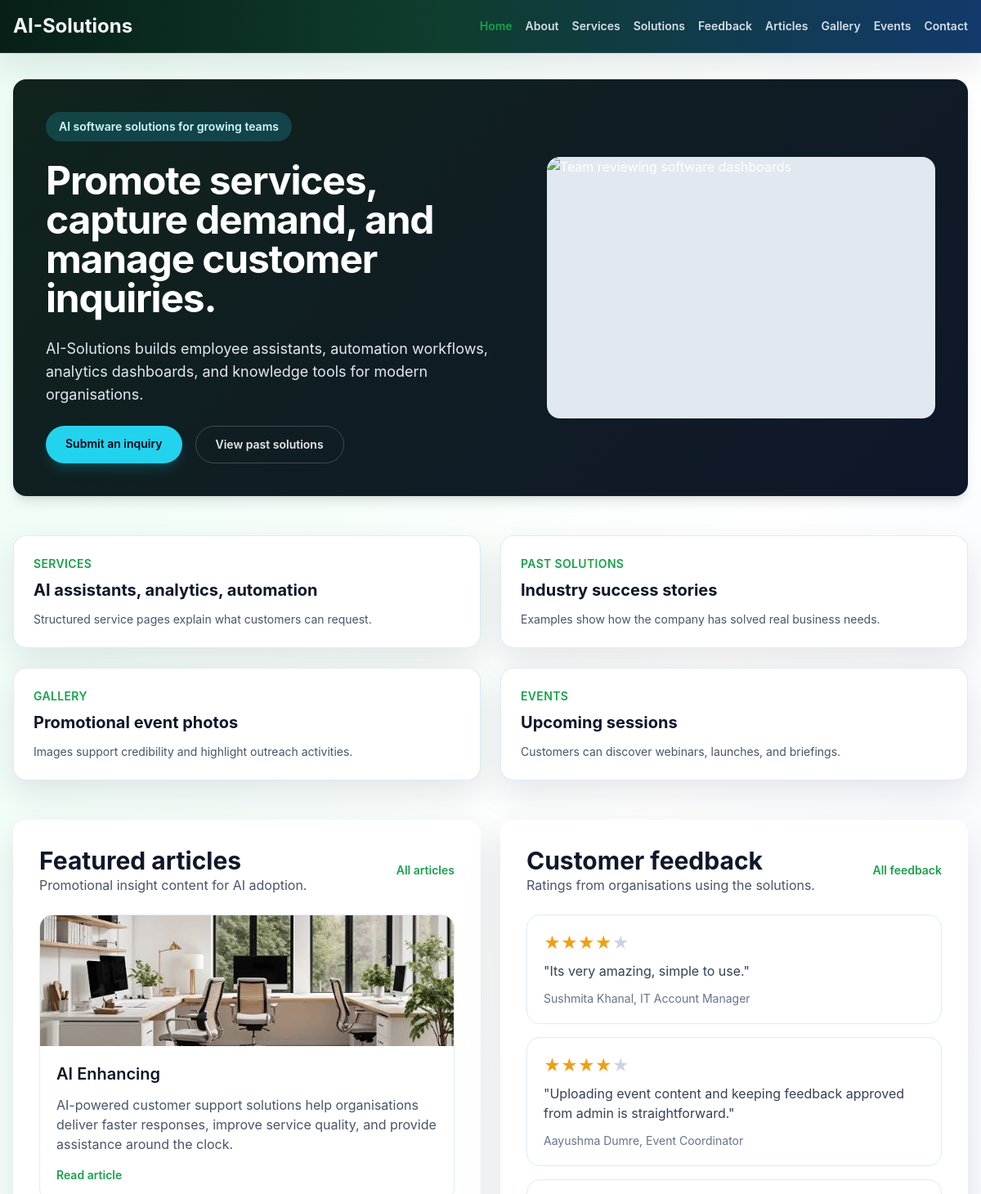
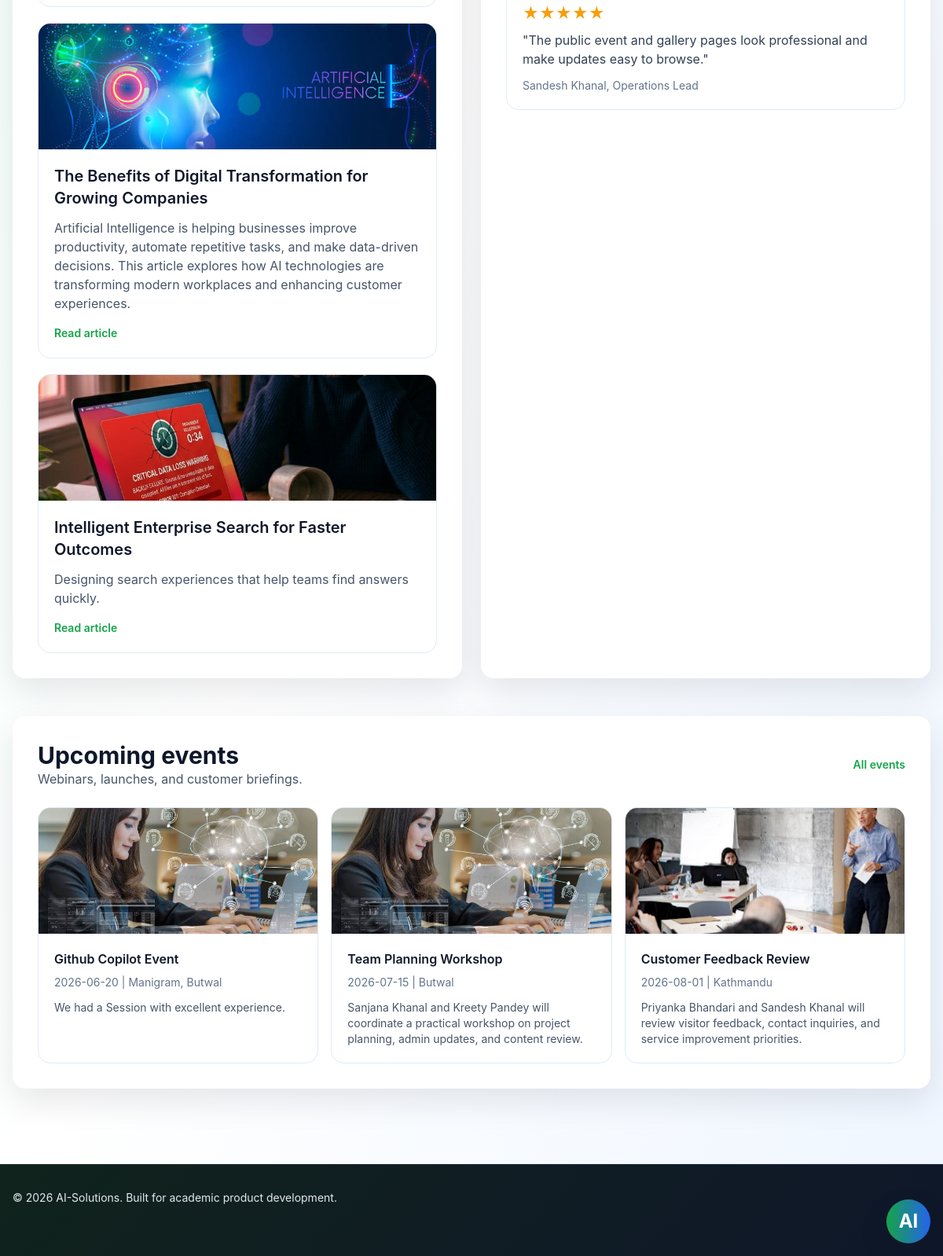
The page / on the database its author committed (2 pictures, top to bottom).
### models/__init__.py (models this page shows)
class Article(db.Model):
    __tablename__ = "articles"
    id = db.Column(db.Integer, primary_key=True)
    title = db.Column(db.String(180), nullable=False)
    summary = db.Column(db.String(300), nullable=False)
    content = db.Column(db.Text, nullable=False)
    image_filename = db.Column(db.String(200), nullable=True)
    published_at = db.Column(db.DateTime, default=lambda: datetime.now(UTC))

class Feedback(db.Model):
    __tablename__ = "feedback"
    id = db.Column(db.Integer, primary_key=True)
    customer_name = db.Column(db.String(120), nullable=False)
    position = db.Column(db.String(120), nullable=True)
    comment = db.Column(db.Text, nullable=False)
    rating = db.Column(db.Integer, default=5)
    status = db.Column(db.String(20), default="pending", nullable=False)
    created_at = db.Column(db.DateTime, default=lambda: datetime.now(UTC))

class Event(db.Model):
    __tablename__ = "events"
    id = db.Column(db.Integer, primary_key=True)
    name = db.Column(db.String(180), nullable=False)
    location = db.Column(db.String(200), nullable=False)
    date = db.Column(db.String(80), nullable=False)
    details = db.Column(db.Text, nullable=True)
    image_filename = db.Column(db.String(200), nullable=True)
    created_at = db.Column(db.DateTime, default=lambda: datetime.now(UTC))
    gallery_items = db.relationship(
        "GalleryItem",
        back_populates="event",
        cascade="all, delete-orphan",
        order_by="GalleryItem.created_at.desc()",
    )

### routes/public.py (the view)
@public_bp.route("/")
def home():
    featured_articles = Article.query.order_by(Article.published_at.desc()).limit(3).all()
    feedback_items = Feedback.query.filter_by(status="approved").order_by(Feedback.created_at.desc()).limit(3).all()
    gallery_items = GalleryItem.query.order_by(GalleryItem.created_at.desc()).limit(6).all()
    upcoming_events = Event.query.order_by(Event.date).limit(3).all()
    return render_template(
        "home.html",
        featured_articles=featured_articles,
        feedback_items=feedback_items,
        gallery_items=gallery_items,
        upcoming_events=upcoming_events,
    )

### templates/home.html (shortened to what this page needs)
{% extends 'base.html' %}
{% block content %}
<div class="space-y-12">
    <section class="rounded-3xl bg-slate-950 text-white shadow-lg">
        <div class="grid gap-8 p-8 lg:grid-cols-[1.1fr_0.9fr] lg:items-center lg:p-10">
            <div class="space-y-6">
                <span class="inline-flex rounded-full bg-cyan-400/20 px-4 py-2 text-sm font-semibold text-cyan-100">AI software solutions for growing teams</span>
                <h1 class="text-4xl font-bold tracking-tight lg:text-5xl">Promote services, capture demand, and manage customer inquiries.</h1>
                <p class="max-w-xl text-lg text-slate-200">AI-Solutions builds employee assistants, automation workflows, analytics dashboards, and knowledge tools for modern organisations.</p>
                <div class="flex flex-col gap-4 sm:flex-row">
                    <a href="{{ url_for('public.contact') }}" class="rounded-full bg-cyan-400 px-6 py-3 text-center text-sm font-semibold text-slate-950 shadow-lg shadow-cyan-500/20">Submit an inquiry</a>
                    <a href="{{ url_for('public.solutions') }}" class="rounded-full border border-white/20 px-6 py-3 text-center text-sm font-semibold text-white/90">View past solutions</a>
                </div>
            </div>
            <img src="https://images.unsplash.com/photo-1551434678-e076c223a692?auto=format&fit=crop&w=900&q=80" alt="Team reviewing software dashboards" class="h-80 w-full rounded-3xl object-cover" />
        </div>
    </section>
    <section class="grid gap-6 md:grid-cols-2 xl:grid-cols-4">
        <a href="{{ url_for('public.services') }}" class="rounded-3xl border border-slate-200 bg-white p-6 shadow-sm">
            <p class="text-sm font-semibold uppercase tracking-wide text-indigo-600">Services</p>
            <h2 class="mt-2 text-xl font-bold">AI assistants, analytics, automation</h2>
            <p class="mt-3 text-sm text-slate-600">Structured service pages explain what customers can request.</p>
        </a>
        <a href="{{ url_for('public.solutions') }}" class="rounded-3xl border border-slate-200 bg-white p-6 shadow-sm">
            <p class="text-sm font-semibold uppercase tracking-wide text-indigo-600">Past solutions</p>
            <h2 class="mt-2 text-xl font-bold">Industry success stories</h2>
            <p class="mt-3 text-sm text-slate-600">Examples show how the company has solved real business needs.</p>
        </a>
        <a href="{{ url_for('public.gallery') }}" class="rounded-3xl border border-slate-200 bg-white p-6 shadow-sm">
            <p class="text-sm font-semibold uppercase tracking-wide text-indigo-600">Gallery</p>
            <h2 class="mt-2 text-xl font-bold">Promotional event photos</h2>
            <p class="mt-3 text-sm text-slate-600">Images support credibility and highlight outreach activities.</p>
        </a>
        <a href="{{ url_for('public.events') }}" class="rounded-3xl border border-slate-200 bg-white p-6 shadow-sm">
            <p class="text-sm font-semibold uppercase tracking-wide text-indigo-600">Events</p>
            <h2 class="mt-2 text-xl font-bold">Upcoming sessions</h2>
            <p class="mt-3 text-sm text-slate-600">Customers can discover webinars, launches, and briefings.</p>
        </a>
    </section>
    <section class="grid gap-6 lg:grid-cols-2">
        <div class="rounded-3xl bg-white p-8 shadow-sm">
            <div class="flex flex-col gap-2 sm:flex-row sm:items-center sm:justify-between">
                <div>
                    <h2 class="text-3xl font-bold">Featured articles</h2>
                    <p class="text-slate-600">Promotional insight content for AI adoption.</p>
                </div>
                <a href="{{ url_for('public.articles') }}" class="text-sm font-semibold text-indigo-600">All articles</a>
            </div>
            <div class="mt-6 space-y-5">
                {% for article in featured_articles %}
                    <article class="overflow-hidden rounded-3xl border border-slate-200">
                        {% if article.image_filename %}
                            <img src="{{ uploaded_file_url(article.image_filename) }}" alt="{{ article.title }}" class="h-40 w-full object-cover gallery-image" />
                        {% endif %}
                        <div class="p-5">
                            <h3 class="text-xl font-semibold">{{ article.title }}</h3>
                            <p class="mt-3 text-slate-600">{{ article.summary }}</p>
                            <a href="{{ url_for('public.article_detail', article_id=article.id) }}" class="mt-4 inline-flex text-sm font-semibold text-indigo-600">Read article</a>
                        </div>
                    </article>
                {% else %}
                    <p class="text-slate-600">No articles are available yet.</p>
                {% endfor %}
            </div>
        </div>
        <div class="rounded-3xl bg-white p-8 shadow-sm">
            <div class="flex flex-col gap-2 sm:flex-row sm:items-center sm:justify-between">
                <div>
                    <h2 class="text-3xl font-bold">Customer feedback</h2>
                    <p class="text-slate-600">Ratings from organisations using the solutions.</p>
                </div>
                <a href="{{ url_for('public.feedback') }}" class="text-sm font-semibold text-indigo-600">All feedback</a>
            </div>
            <div class="mt-6 space-y-4">
                {% for feedback in feedback_items %}
                    <div class="rounded-3xl border border-slate-200 p-5">
                        <p class="text-xl text-amber-500">{% for value in range(1, 6) %}{% if value <= feedback.rating %}&#9733;{% else %}<span class="text-slate-300">&#9733;</span>{% endif %}{% endfor %}</p>
                        <p class="mt-2 text-slate-700">"{{ feedback.comment }}"</p>
                        <p class="mt-3 text-sm text-slate-500">{{ feedback.customer_name }}{% if feedback.position %}, {{ feedback.position }}{% endif %}</p>
                    </div>
                {% else %}
                    <p class="text-slate-600">No feedback is published yet.</p>
                {% endfor %}
            </div>
        </div>
    </section>
    <section class="rounded-3xl bg-white p-8 shadow-sm">
        <div class="flex flex-col gap-2 sm:flex-row sm:items-center sm:justify-between">
            <div>
                <h2 class="text-3xl font-bold">Upcoming events</h2>
                <p class="text-slate-600">Webinars, launches, and customer briefings.</p>
            </div>
            <a href="{{ url_for('public.events') }}" class="text-sm font-semibold text-indigo-600">All events</a>
        </div>
        <div class="mt-6 grid gap-4 md:grid-cols-3">
            {% for event in upcoming_events %}
                <a href="{{ url_for('public.event_detail', event_id=event.id) }}" class="block overflow-hidden rounded-3xl border border-slate-200 transition hover:-translate-y-1 hover:shadow-lg">
                    {% if event.image_filename %}
                        <img src="{{ uploaded_file_url(event.image_filename) }}" alt="{{ event.name }}" class="h-40 w-full object-cover gallery-image" />
                    {% endif %}
                    <div class="p-5">
                        <p class="font-semibold">{{ event.name }}</p>
                        <p class="mt-2 text-sm text-slate-500">{{ event.date }} | {{ event.location }}</p>
                        <p class="mt-3 text-sm text-slate-600">{{ event.details }}</p>
                    </div>
                </a>
            {% else %}
                <p class="text-slate-600">No events are scheduled yet.</p>
            {% endfor %}
        </div>
    </section>
</div>
{% endblock %}

### static/css/styles.css (style rules this page uses)
:root { --brand-green: #16a34a; --brand-green-dark: #166534; --brand-blue: #2563eb; --brand-ink: #0f172a; --brand-muted: #475569; --brand-line: #dbeafe; --brand-soft: #f4fbf8; --brand-card: #ffffff; }
body { min-height: 100vh; margin: 0; font-family: Inter, ui-sans-serif, system-ui, -apple-system, BlinkMacSystemFont, "Segoe UI", sans-serif; background: radial-gradient(circle at top left, rgba(34, 197, 94, 0.16), transparent 28%), radial-gradient(circle at bottom right, rgba(37, 99, 235, 0.14), transparent 26%), linear-gradient(135deg, #f8fffb 0%, #eef7ff 48%, #f8fafc 100%); color: var(--brand-ink); }
a, button { transition: background-color 180ms ease, border-color 180ms ease, color 180ms ease, box-shadow 180ms ease, transform 180ms ease; }
img { background: #e2e8f0; }
td, th, p, dd, h1, h2, h3 { overflow-wrap: anywhere; }
.bg-white { background-color: var(--brand-card) !important; color: var(--brand-ink) !important; }
.bg-slate-900, .bg-slate-950, .bg-slate-900\/90, .bg-slate-900\/85, .bg-slate-950\/95 { background: linear-gradient(135deg, #10231c, #0f172a) !important; }
.border-slate-200, .border-slate-300, .border-emerald-700\/20 { border-color: rgba(37, 99, 235, 0.14) !important; }
.text-slate-900 { color: var(--brand-ink) !important; }
.text-slate-700 { color: #334155 !important; }
.text-slate-600 { color: var(--brand-muted) !important; }
.text-slate-500 { color: #64748b !important; }
.text-indigo-600, .text-emerald-300, .text-emerald-200 { color: var(--brand-green) !important; }
.shadow-sm, .shadow-card { box-shadow: 0 16px 42px rgba(15, 23, 42, 0.10) !important; }
.rounded-2xl, .rounded-3xl { border-radius: 1rem !important; }

### rows shown on the page
Article: image_filename (picture), title "AI Enhancing", summary "AI-powered customer support solutions help organisations deliver faster responses, improve service quality, and provide assistance around the clock."
Article: image_filename (picture), title "The Benefits of Digital Transformation for Growing Companies", summary "Artificial Intelligence is helping businesses improve productivity, automate repetitive tasks, and make data-driven decisions. This article explores how AI technologies are transforming modern workplaces and enhancing customer experiences."
Article: image_filename (picture), title "Intelligent Enterprise Search for Faster Outcomes", summary "Designing search experiences that help teams find answers quickly."
Feedback: rating 4 (drawn), comment "Its very amazing, simple to use.", customer_name "Sushmita Khanal", position "IT Account Manager"
Feedback: rating 4 (drawn), comment "Uploading event content and keeping feedback approved from admin is straightforward.", customer_name "Aayushma Dumre", position "Event Coordinator"
Feedback: rating 5 (drawn), comment "The public event and gallery pages look professional and make updates easy to browse.", customer_name "Sandesh Khanal", position "Operations Lead"
Event: image_filename (picture), name "Github Copilot Event", date "2026-06-20", location "Manigram, Butwal", details "We had a Session with excellent experience."
Event: image_filename (picture), name "Team Planning Workshop", date "2026-07-15", location "Butwal", details "Sanjana Khanal and Kreety Pandey will coordinate a practical workshop on project planning, admin updates, and content review."
Event: image_filename (picture), name "Customer Feedback Review", date "2026-08-01", location "Kathmandu", details "Priyanka Bhandari and Sandesh Khanal will review visitor feedback, contact inquiries, and service improvement priorities."
